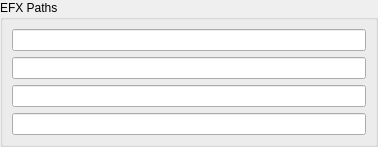
<?xml version="1.0" encoding="UTF-8"?>
<ui version="4.0">
 <class>Form</class>
 <widget class="QWidget" name="Form">
  <property name="geometry">
   <rect>
    <x>0</x>
    <y>0</y>
    <width>378</width>
    <height>131</height>
   </rect>
  </property>
  <property name="windowTitle">
   <string>Form</string>
  </property>
  <layout class="QHBoxLayout" name="horizontalLayout">
   <property name="leftMargin">
    <number>0</number>
   </property>
   <property name="topMargin">
    <number>0</number>
   </property>
   <property name="rightMargin">
    <number>0</number>
   </property>
   <property name="bottomMargin">
    <number>0</number>
   </property>
   <item>
    <widget class="QGroupBox" name="efxPathsGroup">
     <property name="title">
      <string>EFX Paths</string>
     </property>
     <layout class="QVBoxLayout" name="verticalLayout_5">
      <item>
       <widget class="saneQLineEdit" name="path0"/>
      </item>
      <item>
       <widget class="saneQLineEdit" name="path1"/>
      </item>
      <item>
       <widget class="saneQLineEdit" name="path2"/>
      </item>
      <item>
       <widget class="saneQLineEdit" name="path3"/>
      </item>
     </layout>
    </widget>
   </item>
  </layout>
 </widget>
 <customwidgets>
  <customwidget>
   <class>saneQLineEdit</class>
   <extends>QLineEdit</extends>
   <header>model.lineEditOverride</header>
  </customwidget>
 </customwidgets>
 <resources/>
 <connections/>
</ui>
